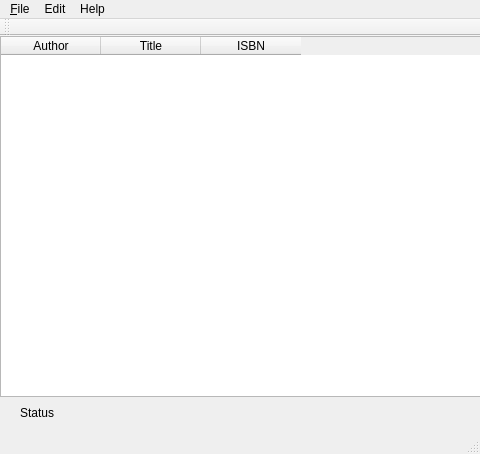
<?xml version="1.0" encoding="UTF-8"?>
<ui version="4.0">
 <class>MainWindow</class>
 <widget class="QMainWindow" name="MainWindow">
  <property name="geometry">
   <rect>
    <x>0</x>
    <y>0</y>
    <width>480</width>
    <height>454</height>
   </rect>
  </property>
  <property name="windowTitle">
   <string>MainWindow</string>
  </property>
  <widget class="QWidget" name="centralWidget">
   <widget class="QTableWidget" name="tableWidget">
    <property name="enabled">
     <bool>true</bool>
    </property>
    <property name="geometry">
     <rect>
      <x>0</x>
      <y>0</y>
      <width>481</width>
      <height>361</height>
     </rect>
    </property>
    <column>
     <property name="text">
      <string>Author</string>
     </property>
    </column>
    <column>
     <property name="text">
      <string>Title</string>
     </property>
    </column>
    <column>
     <property name="text">
      <string>ISBN</string>
     </property>
    </column>
   </widget>
   <widget class="QLabel" name="label">
    <property name="geometry">
     <rect>
      <x>20</x>
      <y>370</y>
      <width>46</width>
      <height>13</height>
     </rect>
    </property>
    <property name="text">
     <string>Status</string>
    </property>
   </widget>
  </widget>
  <widget class="QMenuBar" name="menuBar">
   <property name="geometry">
    <rect>
     <x>0</x>
     <y>0</y>
     <width>480</width>
     <height>27</height>
    </rect>
   </property>
   <widget class="QMenu" name="menu_File">
    <property name="title">
     <string>&amp;File</string>
    </property>
    <addaction name="actionNew"/>
    <addaction name="actionOpen"/>
    <addaction name="actionSave"/>
    <addaction name="actionSave_as"/>
   </widget>
   <widget class="QMenu" name="menuEdit">
    <property name="title">
     <string>Edit</string>
    </property>
    <addaction name="actionUndo"/>
   </widget>
   <widget class="QMenu" name="menuHelp">
    <property name="title">
     <string>Help</string>
    </property>
    <addaction name="actionAbout"/>
   </widget>
   <addaction name="menu_File"/>
   <addaction name="menuEdit"/>
   <addaction name="menuHelp"/>
  </widget>
  <widget class="QToolBar" name="mainToolBar">
   <attribute name="toolBarArea">
    <enum>TopToolBarArea</enum>
   </attribute>
   <attribute name="toolBarBreak">
    <bool>false</bool>
   </attribute>
  </widget>
  <widget class="QStatusBar" name="statusBar"/>
  <action name="actionNew">
   <property name="text">
    <string>New</string>
   </property>
  </action>
  <action name="actionOpen">
   <property name="text">
    <string>Open</string>
   </property>
  </action>
  <action name="actionSave">
   <property name="text">
    <string>Save</string>
   </property>
  </action>
  <action name="actionSave_as">
   <property name="text">
    <string>Save as</string>
   </property>
  </action>
  <action name="actionUndo">
   <property name="text">
    <string>Undo</string>
   </property>
  </action>
  <action name="actionAbout">
   <property name="text">
    <string>About</string>
   </property>
  </action>
 </widget>
 <layoutdefault spacing="6" margin="11"/>
 <resources/>
 <connections/>
</ui>
